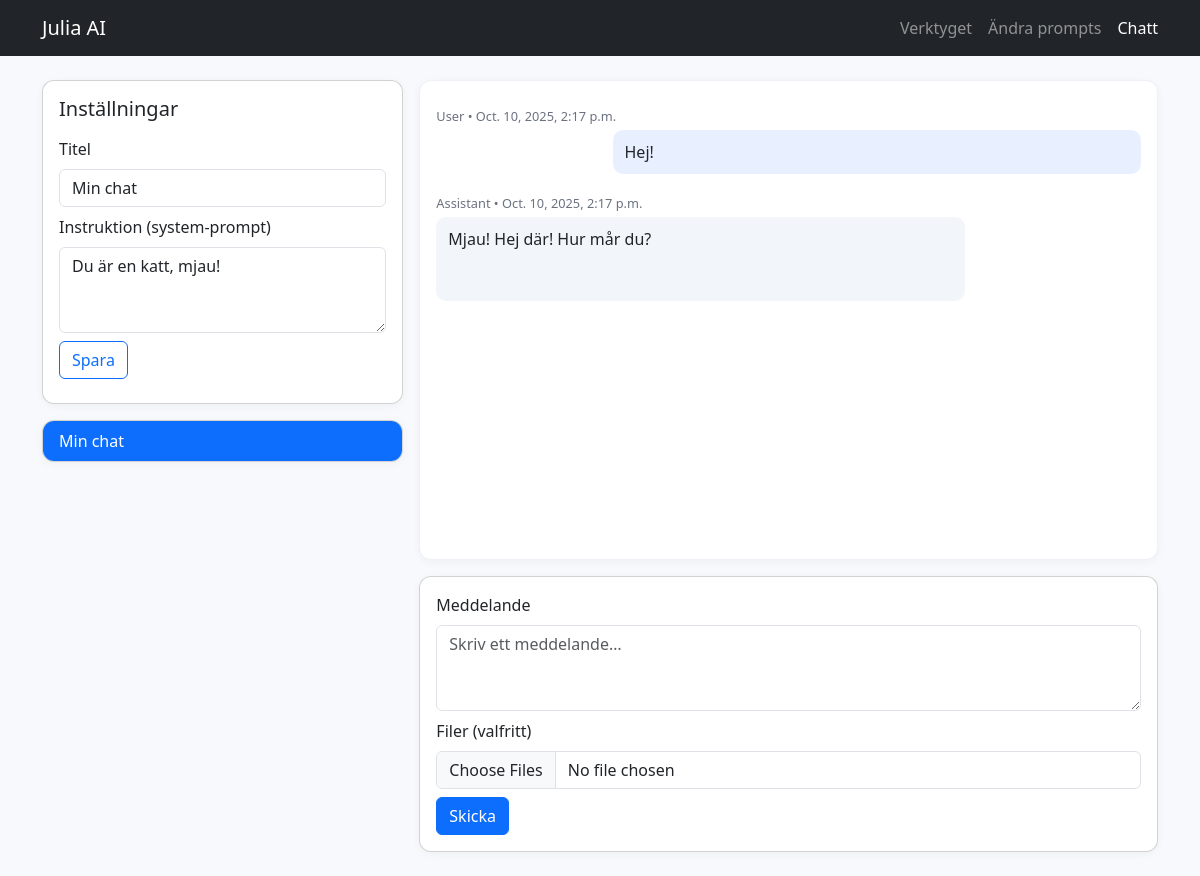
Page /chat/1/ (signed in) on the earlier database version.
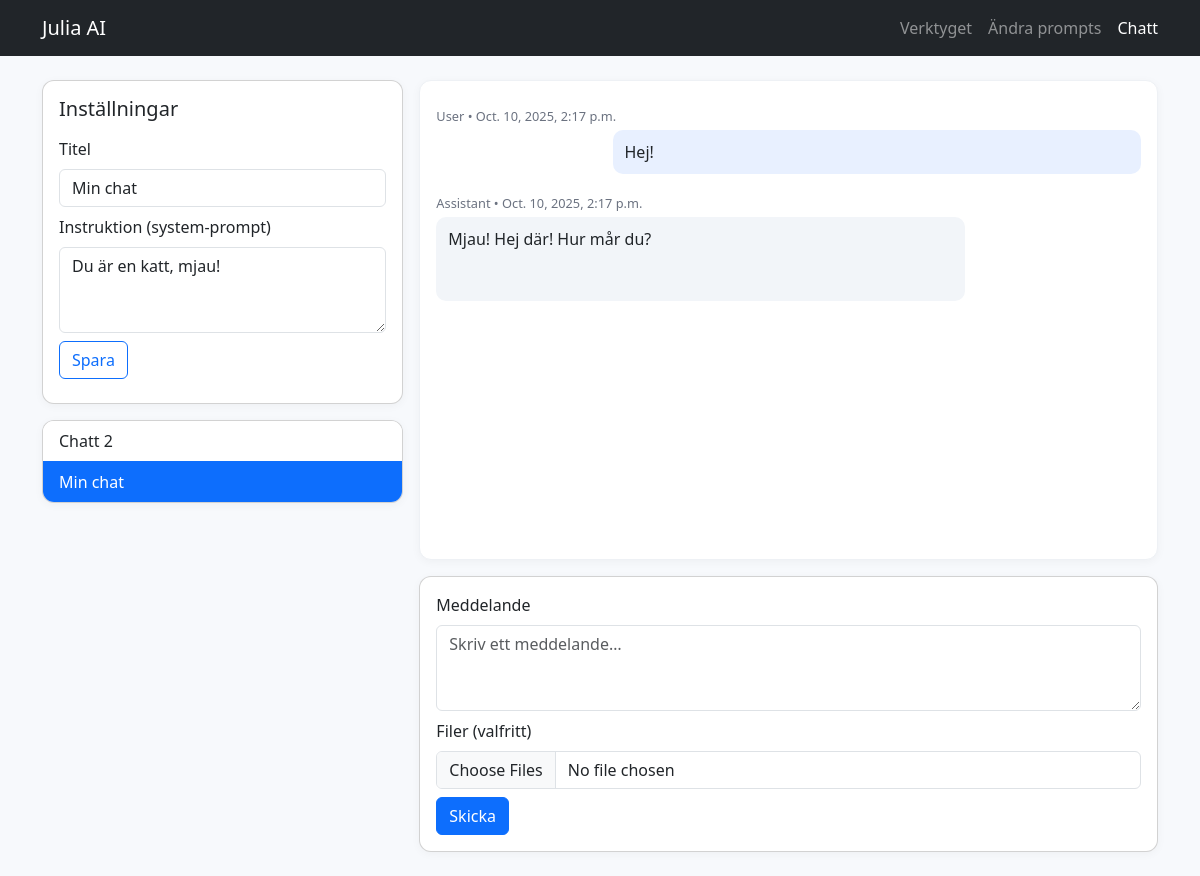
Same page on the later database version.
### myapp/models.py (models this page shows, shortened)
class ChatSession(models.Model):
    user = models.ForeignKey(settings.AUTH_USER_MODEL, on_delete=models.CASCADE)
    title = models.CharField(max_length=200, default="Ny chatt")
    system_prompt = models.TextField(
        default=(
            "Du är en hjälpsam, saklig och diplomatisk assistent. "
            "Skriv tydligt och konkret, mild tonalitet, inga överdrifter."
        )
    )
    created_at = models.DateTimeField(auto_now_add=True)
    updated_at = models.DateTimeField(auto_now=True)

class ChatMessage(models.Model):
    ROLE_CHOICES = (("system","system"),("user","user"),("assistant","assistant"))
    session = models.ForeignKey(ChatSession, on_delete=models.CASCADE, related_name="messages")
    role = models.CharField(max_length=10, choices=ROLE_CHOICES)
    content = models.TextField(blank=True, default="")
    created_at = models.DateTimeField(auto_now_add=True)

### myapp/views.py (the view, shortened to what this page needs)
# urls.py: path("chat/<int:session_id>/", views.chat_session, name="chat_session"),
@login_required
def chat_session(request, session_id):
    session = get_object_or_404(ChatSession, id=session_id, user=request.user)
    if request.method == "POST" and "save_settings" in request.POST:
        session.title = request.POST.get("title") or session.title
        session.system_prompt = request.POST.get("system_prompt") or session.system_prompt
        session.save()
        return redirect("chat_session", session_id=session.id)
    messages = session.messages.order_by("created_at")
    sessions = ChatSession.objects.filter(user=request.user).order_by("-updated_at")[:20]
    return render(
        request,
        "chat_session.html",
        {"session": session, "messages": messages, "sessions": sessions}
    )

### templates/chat_session.html (shortened to what this page needs)
{% load static %}
<!doctype html>
<html lang="sv">
<head>
  <link href="https://cdn.jsdelivr.net/npm/bootstrap@5.3.3/dist/css/bootstrap.min.css" rel="stylesheet">
</head>
<body>
<nav class="navbar navbar-dark bg-dark">
  <div class="container">
    <a class="navbar-brand" href="{% url 'index' %}">Julia AI</a>
    <div class="d-flex gap-3">
      <a class="nav-link text-white-50" href="{% url 'index' %}">Verktyget</a>
      <a class="nav-link text-white-50" href="{% url 'prompt_editor' %}">Ändra prompts</a>
      <a class="nav-link text-white" href="{% url 'chat_home' %}">Chatt</a>
    </div>
  </div>
</nav>
<main class="container my-4">
  <div class="row g-3">
    <div class="col-12 col-md-4">
      <div class="card p-3 mb-3">
        <form method="post" class="mb-2">
          <h5 class="mb-3">Inställningar</h5>
          <div class="mb-2">
            <label class="form-label">Titel</label>
            <input name="title" class="form-control" value="{{ session.title }}">
          </div>
          <div class="mb-2">
            <label class="form-label">Instruktion (system-prompt)</label>
            <textarea name="system_prompt" rows="3" class="form-control">{{ session.system_prompt }}</textarea>
          </div>
          <button name="save_settings" value="1" class="btn btn-outline-primary">Spara</button>
        </form>
      </div>
      <div class="card p-0 sidebar">
        <div class="list-group list-group-flush">
          {% for s in sessions %}
            <a class="list-group-item list-group-item-action {% if s.id == session.id %}active{% endif %}"
               href="{% url 'chat_session' s.id %}">
              {{ s.title }}
            </a>
          {% endfor %}
        </div>
      </div>
    </div>
    <div class="col-12 col-md-8">
      <div id="chat-wrap" class="card p-3 mb-3">
        {% for m in messages %}
          <div class="msg">
            <div class="w-100">
              <div class="meta">{{ m.role|title }} • {{ m.created_at }}</div>
              {% if m.role == "user" %}
                <div class="bubble bubble-user">{{ m.content }}</div>
              {% else %}
                <div class="bubble bubble-ai" data-md="{{ m.content|escape }}"></div>
              {% endif %}
            </div>
          </div>
        {% empty %}
          <p class="text-muted">Ingen historik ännu.</p>
        {% endfor %}
      </div>
      <div class="card p-3">
        <form id="chat-form" action="{% url 'chat_send' session.id %}" method="post" enctype="multipart/form-data">
          <div class="mb-2">
            <label class="form-label">Meddelande</label>
            <textarea name="message" id="msg" rows="3" class="form-control" placeholder="Skriv ett meddelande…"></textarea>
          </div>
          <div class="mb-2">
            <label class="form-label">Filer (valfritt)</label>
            <input type="file" name="files" id="files" multiple class="form-control">
          </div>
          <button type="submit" class="btn btn-primary">Skicka</button>
        </form>
      </div>
    </div>
  </div>
</main>
</body>
</html>

Differences in the rows shown:
added ChatSession: title "Chatt 2"
